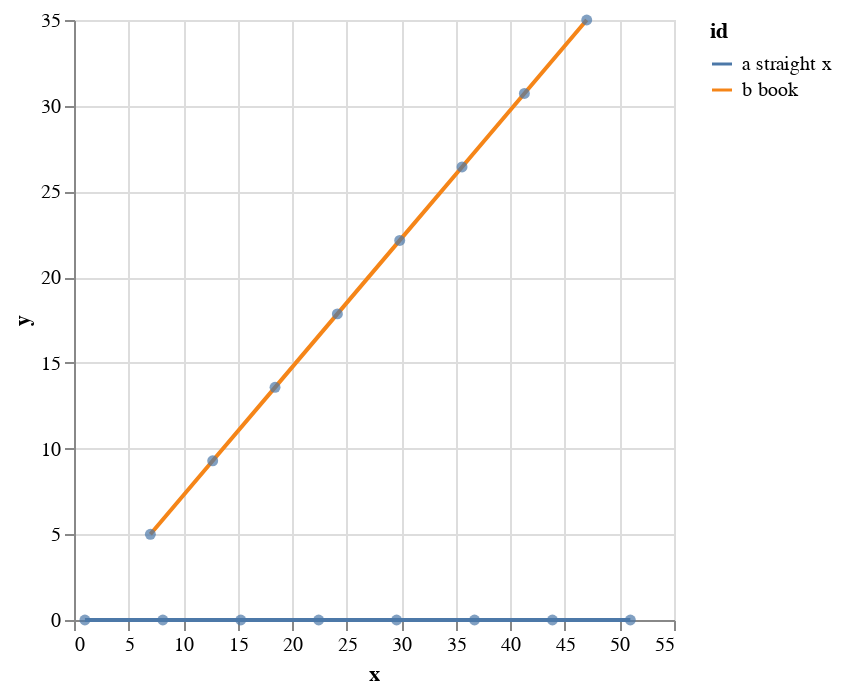

This figure's notebook cell:
### Markdown cell above
Plot the two paths

### Code cell
(-> (points-xy->plot path-points-1)
    vega-lite)

### Figure 1 — Vega-Lite specification as saved in the notebook (floating-point values rounded to 4 significant figures)
{"$schema": "https://vega.github.io/schema/vega-lite/v2.json", "data": {"values": [{"id": "a straight x", "t": 0, "x": 1, "y": 0, "z": 0}, {"id": "a straight x", "t": 1.429, "x": 8.143, "y": 0, "z": 0}, {"id": "a straight x", "t": 2.857, "x": 15.29, "y": 0, "z": 0}, {"id": "a straight x", "t": 4.286, "x": 22.43, "y": 0, "z": 0}, {"id": "a straight x", "t": 5.714, "x": 29.57, "y": 0, "z": 0}, {"id": "a straight x", "t": 7.143, "x": 36.71, "y": 0, "z": 0}, {"id": "a straight x", "t": 8.571, "x": 43.86, "y": 0, "z": 0}, {"id": "a straight x", "t": 10, "x": 51, "y": 0, "z": 0}, {"id": "b book", "t": 0, "x": 7, "y": 5, "z": 1}, {"id": "b book", "t": 1.429, "x": 12.71, "y": 9.286, "z": 3.857}, {"id": "b book", "t": 2.857, "x": 18.43, "y": 13.57, "z": 6.714}, {"id": "b book", "t": 4.286, "x": 24.14, "y": 17.86, "z": 9.571}, {"id": "b book", "t": 5.714, "x": 29.86, "y": 22.14, "z": 12.43}, {"id": "b book", "t": 7.143, "x": 35.57, "y": 26.43, "z": 15.29}, {"id": "b book", "t": 8.571, "x": 41.29, "y": 30.71, "z": 18.14}, {"id": "b book", "t": 10, "x": 47, "y": 35, "z": 21}]}, "encoding": {"x": {"field": "x", "scale": {"zero": false}, "type": "quantitative"}, "y": {"field": "y", "scale": {"zero": false}, "type": "quantitative"}}, "layer": [{"encoding": {"color": {"field": "id", "type": "nominal"}, "order": {"field": "t", "type": "temporal"}}, "mark": "line"}, {"mark": {"filled": true, "type": "point"}}]}
